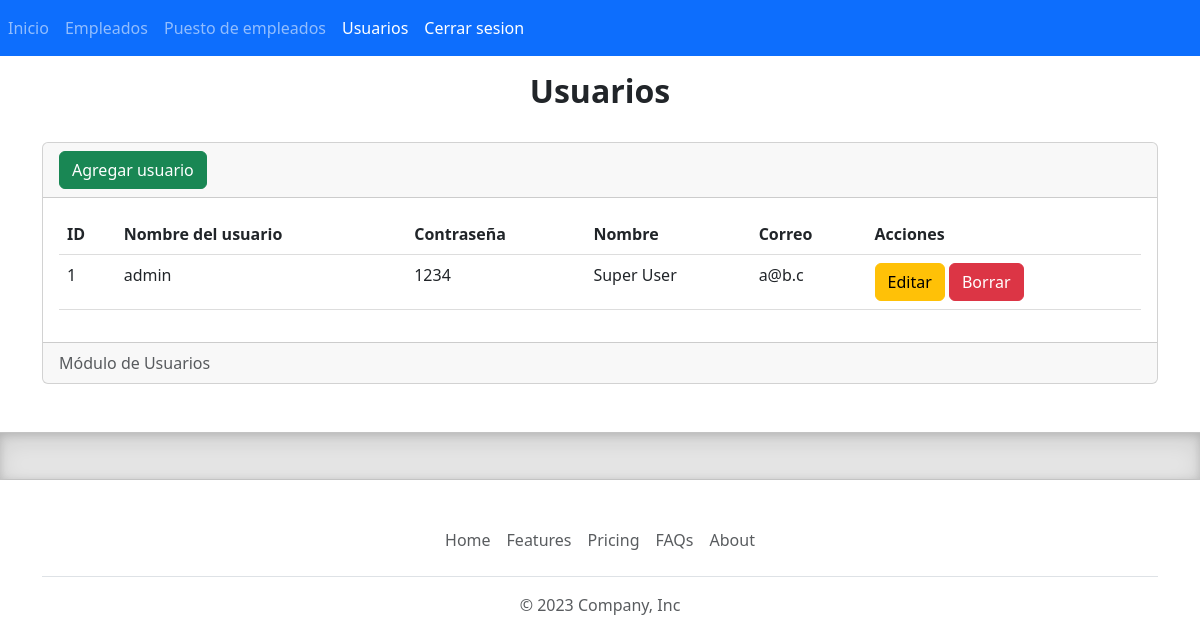
Page /modulos/usuarios/index.php on the committed database.
### tables this page shows
CREATE TABLE `tbl_usuarios`  (
  `id_usuario` int NOT NULL AUTO_INCREMENT,
  `username` varchar(15) NOT NULL,
  `password` varchar(25) NOT NULL,
  `fullname` varchar(25) NOT NULL,
  `correo` varchar(25) NOT NULL,
  `id_rol_usuario` int NOT NULL,
  `id_estado_usuario` int NOT NULL,
  `timestamp_create` datetime NOT NULL DEFAULT current_timestamp,
  `timestamp_update` datetime NOT NULL DEFAULT current_timestamp,
  PRIMARY KEY (`id_usuario`) USING BTREE,
  INDEX `usuarios_id_rol`(`id_rol_usuario` ASC) USING BTREE,
  INDEX `usuarios_estado`(`id_estado_usuario` ASC) USING BTREE,
  CONSTRAINT `usuarios_estado` FOREIGN KEY (`id_estado_usuario`) REFERENCES `tbl_estados_usuarios` (`id_estado_usuario`) ON DELETE RESTRICT ON UPDATE RESTRICT,
  CONSTRAINT `usuarios_id_rol` FOREIGN KEY (`id_rol_usuario`) REFERENCES `tbl_roles_usuarios` (`id_rol_usuario`) ON DELETE RESTRICT ON UPDATE RESTRICT
);

### modulos/usuarios/index.php (the view, shortened to what this page needs)
<?php include "./../../template/header.php"; ?>
<?php include "./../../etc/conexion.php"; ?>
<?php
$lista_table_usuarios = [];
try {
    if (isset($conexion)) {
        $sentencia = $conexion->prepare("SELECT * FROM `tbl_usuarios`");
        $sentencia->execute();
        $lista_table_usuarios = $sentencia->fetchAll(PDO::FETCH_ASSOC);
    }
} catch (\Throwable $th) {
    echo $th->getMessage();
}
?>
<h2 class="text-center">
    <b> Usuarios </b>
</h2>
<div class="card">
    <div class="card-header">
        <a name="" id="" class="btn btn-success" href="crear.php" role="button">Agregar usuario</a>
    </div>
    <div class="card-body">
        <div class="table-responsive-sm">
            <table class="table">
                <thead>
                    <tr>
                        <th scope="col">ID</th>
                        <th scope="col">Nombre del usuario</th>
                        <th scope="col">Contraseña</th>
                        <th scope="col">Nombre</th>
                        <th scope="col">Correo</th>
                        <th scope="col">Acciones</th>
                    </tr>
                </thead>
                <tbody>
                    <?php foreach ($lista_table_usuarios as $registro) { ?>
                        <tr class="">
                            <td scope="row">
                                <?php echo $registro['id_usuario'] ?>
                            </td>
                            <td>
                                <?php echo $registro['username'] ?>
                            </td>
                            <td>
                                <?php echo $registro['password'] ?>
                            </td>
                            <td>
                                <?php echo $registro['fullname'] ?>
                            </td>
                            <td>
                                <?php echo $registro['correo'] ?>
                            </td>
                            <td>
                                <a name="" id="" class="btn btn-warning"
                                    href="editar.php?txtID=<?php echo $registro['id_usuario'] ?>" role="button">Editar</a>
                                <a name="" id="" class="btn btn-danger"
                                    href="index.php?txtID=<?php echo $registro['id_usuario'] ?>"
                                    onclick="return confirm('¿Estás seguro de que deseas eliminar este usuario?')"
                                    role="button">Borrar</a>
                            </td>
                        </tr>
                    <?php } ?>
                </tbody>
            </table>
        </div>
    </div>
    <div class="card-footer text-muted">
        Módulo de Usuarios
    </div>
</div>
<?php include "../../template/footer.php"; ?>

### css/theme.css (style rules this page uses)
table { width: 100%; border-collapse: collapse; }
th, td { padding: 8px; text-align: left; border-bottom: 1px solid #ddd; }

### rows in the picture
tbl_usuarios: id_usuario "1", username "admin", password "1234", fullname "Super User", correo "a@b.c"

### other values in the picture
$registro['display'] "Inicio"
$registro['display'] "Empleados"
$registro['display'] "Puesto de empleados"
$registro['display'] "Usuarios"
